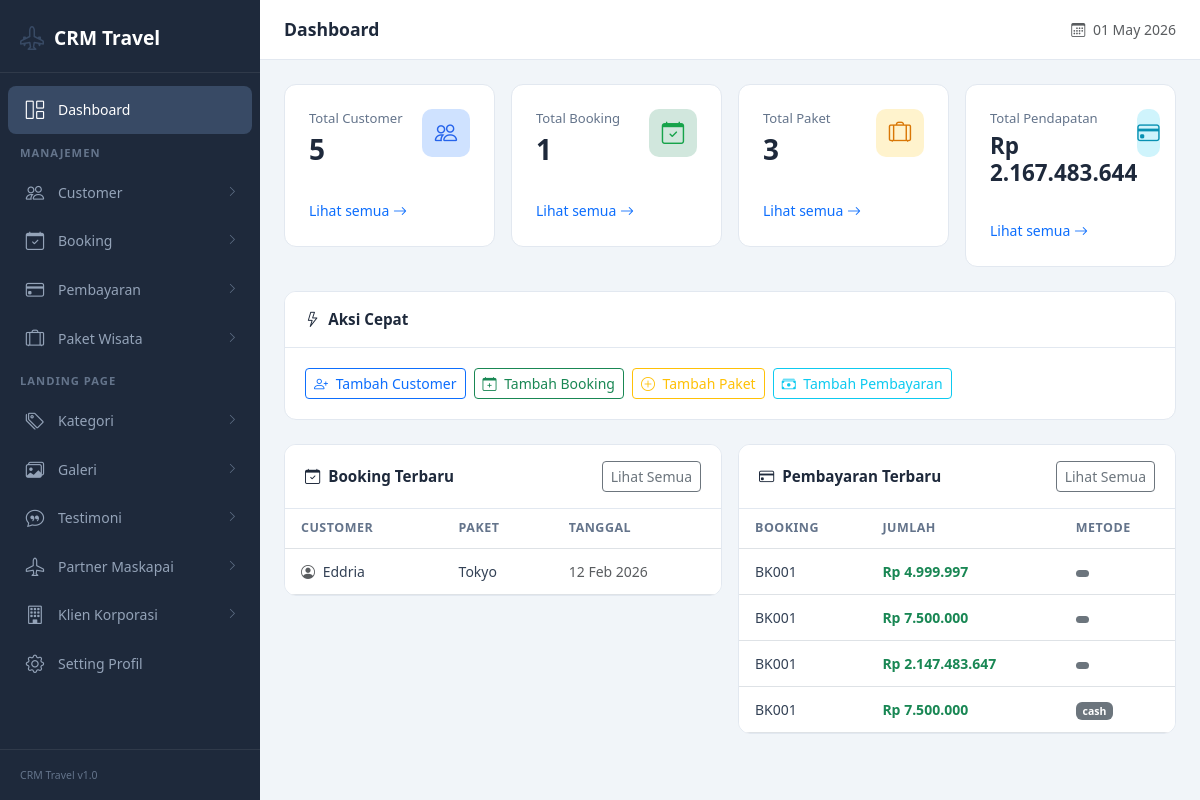
Page /dashboard/index (signed in) on the earlier database version.
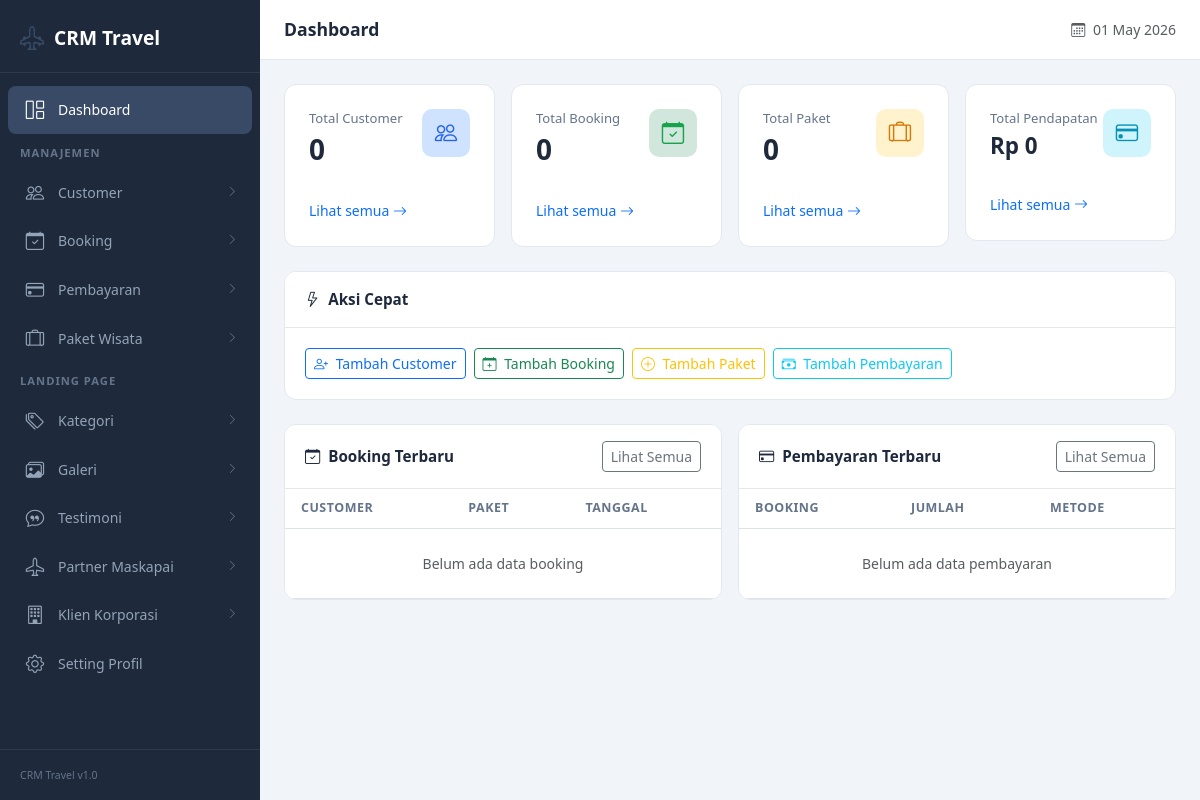
Same page on the later database version.
### tables this page shows
CREATE TABLE `manajemen_booking` (
  `id` int(11) NOT NULL,
  `customer_id` int(11) DEFAULT NULL,
  `paket_id` int(11) DEFAULT NULL,
  `tanggal` timestamp NULL DEFAULT current_timestamp()
);

CREATE TABLE `manajemen_customer` (
  `id` int(11) NOT NULL,
  `nama` varchar(100) NOT NULL,
  `email` varchar(100) NOT NULL,
  `handphone` varchar(25) NOT NULL,
  `alamat` varchar(100) NOT NULL
);

CREATE TABLE `manajemen_paket` (
  `id` int(11) NOT NULL,
  `nama_paket` varchar(120) NOT NULL,
  `durasi` varchar(60) NOT NULL,
  `lokasi` varchar(120) NOT NULL,
  `harga` int(11) NOT NULL,
  `gambar` varchar(255) NOT NULL,
  `label` varchar(50) NOT NULL,
  `rating` tinyint(4) NOT NULL,
  `deskripsi` text DEFAULT NULL,
  `destinasi` text DEFAULT NULL,
  `fasilitas_include` text DEFAULT NULL,
  `fasilitas_exclude` text DEFAULT NULL,
  `syarat_ketentuan` text DEFAULT NULL,
  `created_at` timestamp NOT NULL DEFAULT current_timestamp()
);

CREATE TABLE `manajemen_pembayaran` (
  `id` int(11) NOT NULL,
  `booking` varchar(100) NOT NULL,
  `tanggal` timestamp NOT NULL DEFAULT current_timestamp() ON UPDATE current_timestamp(),
  `jumlah` int(11) NOT NULL,
  `metode` enum('cash','transfer bank','qris') NOT NULL
);

### dashboard/index.php (the view, shortened to what the rows shown need)
<?php
include 'config.php';
$page_title = 'Dashboard';
$recent_bookings = mysqli_query($koneksi, "SELECT b.id, c.nama as customer, p.nama_paket as paket, b.tanggal
                                            FROM manajemen_booking b
                                            LEFT JOIN manajemen_customer c ON b.customer_id = c.id
                                            LEFT JOIN manajemen_paket p ON b.paket_id = p.id
                                            ORDER BY b.id DESC LIMIT 5");
$recent_payments = mysqli_query($koneksi, "SELECT * FROM manajemen_pembayaran ORDER BY id DESC LIMIT 5");
?>
<!DOCTYPE html>
<html lang="id">
<head>
    <link href="https://cdn.jsdelivr.net/npm/bootstrap@5.3.8/dist/css/bootstrap.min.css" rel="stylesheet">
    <link href="https://cdn.jsdelivr.net/npm/bootstrap-icons@1.11.3/font/bootstrap-icons.min.css" rel="stylesheet">
    <link rel="stylesheet" href="src/css/dashboard.css">
</head>
<body>
    <div class="main-content">
        <header class="top-header">
            <div class="d-flex align-items-center gap-3">
                <h1 class="page-title"><?php echo isset($page_title) ? $page_title : 'Dashboard'; ?></h1>
            </div>
        </header>
        <div class="page-content">
            <div class="row g-3">
                <div class="col-lg-6">
                    <div class="dashboard-card">
                        <div class="card-body p-0">
                            <div class="table-responsive">
                                <table class="table table-dashboard">
                                    <thead>
                                        <tr>
                                            <th>Customer</th>
                                            <th>Paket</th>
                                            <th>Tanggal</th>
                                        </tr>
                                    </thead>
                                    <tbody>
                                        <?php if (mysqli_num_rows($recent_bookings) > 0): ?>
                                            <?php while ($row = mysqli_fetch_assoc($recent_bookings)): ?>
                                            <tr>
                                                <td>
                                                    <i class="bi bi-person-circle me-1 text-muted"></i>
                                                    <?php echo htmlspecialchars($row['customer'] ?? '-'); ?>
                                                </td>
                                                <td><?php echo htmlspecialchars($row['paket'] ?? '-'); ?></td>
                                                <td>
                                                    <span class="text-muted">
                                                        <?php echo $row['tanggal'] ? date('d M Y', strtotime($row['tanggal'])) : '-'; ?>
                                                    </span>
                                                </td>
                                            </tr>
                                            <?php endwhile; ?>
                                        <?php else: ?>
                                            <tr>
                                                <td colspan="3" class="text-center text-muted py-4">Belum ada data booking</td>
                                            </tr>
                                        <?php endif; ?>
                                    </tbody>
                                </table>
                            </div>
                        </div>
                    </div>
                </div>
                <div class="col-lg-6">
                    <div class="dashboard-card">
                        <div class="card-body p-0">
                            <div class="table-responsive">
                                <table class="table table-dashboard">
                                    <thead>
                                        <tr>
                                            <th>Booking</th>
                                            <th>Jumlah</th>
                                            <th>Metode</th>
                                        </tr>
                                    </thead>
                                    <tbody>
                                        <?php if (mysqli_num_rows($recent_payments) > 0): ?>
                                            <?php while ($row = mysqli_fetch_assoc($recent_payments)): ?>
                                            <tr>
                                                <td><?php echo htmlspecialchars($row['booking']); ?></td>
                                                <td>
                                                    <span class="fw-semibold text-success">
                                                        Rp <?php echo number_format($row['jumlah'], 0, ',', '.'); ?>
                                                    </span>
                                                </td>
                                                <td>
                                                    <span class="badge <?php echo $row['metode'] === 'transfer' ? 'bg-primary' : 'bg-secondary'; ?>">
                                                        <?php echo htmlspecialchars($row['metode']); ?>
                                                    </span>
                                                </td>
                                            </tr>
                                            <?php endwhile; ?>
                                        <?php else: ?>
                                            <tr>
                                                <td colspan="3" class="text-center text-muted py-4">Belum ada data pembayaran</td>
                                            </tr>
                                        <?php endif; ?>
                                    </tbody>
                                </table>
                            </div>
                        </div>
                    </div>
                </div>
            </div>
        </div>
    </div>
</body>
</html>

Differences in the rows shown:
removed manajemen_booking: manajemen_customer.nama "Eddria", manajemen_paket.nama_paket "Tokyo", tanggal "12 Feb 2026"
removed manajemen_pembayaran: booking "BK001", jumlah "4.999.997"
removed manajemen_pembayaran: booking "BK001", jumlah "7.500.000"
removed manajemen_pembayaran: booking "BK001", jumlah "2.147.483.647"
removed manajemen_pembayaran: booking "BK001", jumlah "7.500.000", metode "cash"
Other differences:
$total_customer: "5" → "0"
$total_booking: "1" → "0"
$total_paket: "3" → "0"
$total_revenue: "2.167.483.644" → "0"
text now shown: "Belum ada data booking Belum ada data pembayaran"
